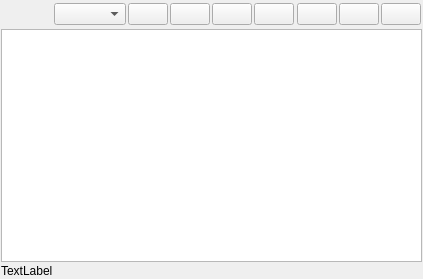
<ui version="4.0" >
 <class>QDBView</class>
 <widget class="QWidget" name="QDBView" >
  <property name="geometry" >
   <rect>
    <x>0</x>
    <y>0</y>
    <width>423</width>
    <height>279</height>
   </rect>
  </property>
  <property name="windowTitle" >
   <string>DB VIew</string>
  </property>
  <layout class="QVBoxLayout" name="verticalLayout" >
   <property name="spacing" >
    <number>2</number>
   </property>
   <property name="margin" >
    <number>1</number>
   </property>
   <item>
    <widget class="QWidget" native="1" name="panelFilterRefreshPrint" >
     <layout class="QHBoxLayout" name="horizontalLayout_2" >
      <property name="spacing" >
       <number>2</number>
      </property>
      <property name="margin" >
       <number>1</number>
      </property>
      <item>
       <widget class="QWidget" native="1" name="panelNavigation" >
        <layout class="QHBoxLayout" name="horizontalLayout" >
         <property name="spacing" >
          <number>2</number>
         </property>
         <property name="margin" >
          <number>1</number>
         </property>
         <item>
          <spacer name="horizontalSpacer" >
           <property name="orientation" >
            <enum>Qt::Horizontal</enum>
           </property>
           <property name="sizeHint" stdset="0" >
            <size>
             <width>40</width>
             <height>20</height>
            </size>
           </property>
          </spacer>
         </item>
         <item>
          <widget class="QComboBox" name="comboCant" />
         </item>
         <item>
          <widget class="QPushButton" name="pushFirst" >
           <property name="toolTip" >
            <string>Primera Página</string>
           </property>
           <property name="text" >
            <string/>
           </property>
           <property name="icon" >
            <iconset resource="../../data.qrc" >
             <normaloff>:/icons/res/go-first.png</normaloff>:/icons/res/go-first.png</iconset>
           </property>
           <property name="iconSize" >
            <size>
             <width>16</width>
             <height>16</height>
            </size>
           </property>
          </widget>
         </item>
         <item>
          <widget class="QPushButton" name="pushBack" >
           <property name="toolTip" >
            <string>Página anterior</string>
           </property>
           <property name="text" >
            <string/>
           </property>
           <property name="icon" >
            <iconset resource="../../data.qrc" >
             <normaloff>:/icons/res/go-previous.png</normaloff>:/icons/res/go-previous.png</iconset>
           </property>
           <property name="iconSize" >
            <size>
             <width>16</width>
             <height>16</height>
            </size>
           </property>
          </widget>
         </item>
         <item>
          <widget class="QPushButton" name="pushNext" >
           <property name="toolTip" >
            <string>Página siguiente</string>
           </property>
           <property name="text" >
            <string/>
           </property>
           <property name="icon" >
            <iconset resource="../../data.qrc" >
             <normaloff>:/icons/res/go-next.png</normaloff>:/icons/res/go-next.png</iconset>
           </property>
           <property name="iconSize" >
            <size>
             <width>16</width>
             <height>16</height>
            </size>
           </property>
          </widget>
         </item>
         <item>
          <widget class="QPushButton" name="pushLast" >
           <property name="toolTip" >
            <string>Última Página</string>
           </property>
           <property name="text" >
            <string/>
           </property>
           <property name="icon" >
            <iconset resource="../../data.qrc" >
             <normaloff>:/icons/res/go-last.png</normaloff>:/icons/res/go-last.png</iconset>
           </property>
           <property name="iconSize" >
            <size>
             <width>16</width>
             <height>16</height>
            </size>
           </property>
          </widget>
         </item>
        </layout>
       </widget>
      </item>
      <item>
       <widget class="QPushButton" name="pushRefresh" >
        <property name="toolTip" >
         <string>Refrescar</string>
        </property>
        <property name="text" >
         <string/>
        </property>
        <property name="icon" >
         <iconset resource="../../data.qrc" >
          <normaloff>:/icons/res/view-refresh.png</normaloff>:/icons/res/view-refresh.png</iconset>
        </property>
        <property name="iconSize" >
         <size>
          <width>16</width>
          <height>16</height>
         </size>
        </property>
       </widget>
      </item>
      <item>
       <widget class="QPushButton" name="pushFilter" >
        <property name="toolTip" >
         <string>Filtrar</string>
        </property>
        <property name="text" >
         <string/>
        </property>
        <property name="icon" >
         <iconset resource="../../data.qrc" >
          <normaloff>:/icons/res/edit-find.png</normaloff>:/icons/res/edit-find.png</iconset>
        </property>
        <property name="iconSize" >
         <size>
          <width>16</width>
          <height>16</height>
         </size>
        </property>
       </widget>
      </item>
      <item>
       <widget class="QPushButton" name="pushPrint" >
        <property name="toolTip" >
         <string>Imprimir listado</string>
        </property>
        <property name="text" >
         <string/>
        </property>
        <property name="icon" >
         <iconset resource="../../data.qrc" >
          <normaloff>:/icons/res/document-print.png</normaloff>:/icons/res/document-print.png</iconset>
        </property>
        <property name="iconSize" >
         <size>
          <width>16</width>
          <height>16</height>
         </size>
        </property>
       </widget>
      </item>
     </layout>
     <zorder>pushRefresh</zorder>
     <zorder>pushFilter</zorder>
     <zorder>pushPrint</zorder>
     <zorder>horizontalSpacer</zorder>
     <zorder>pushFirst</zorder>
     <zorder>pushBack</zorder>
     <zorder>pushNext</zorder>
     <zorder>pushLast</zorder>
     <zorder>panelNavigation</zorder>
    </widget>
   </item>
   <item>
    <widget class="ModelChangedTableView" name="tableView" />
   </item>
   <item>
    <widget class="QLabel" name="label" >
     <property name="text" >
      <string>TextLabel</string>
     </property>
    </widget>
   </item>
  </layout>
 </widget>
 <customwidgets>
  <customwidget>
   <class>ModelChangedTableView</class>
   <extends>QTableView</extends>
   <header>dbview</header>
  </customwidget>
 </customwidgets>
 <resources>
  <include location="../../data.qrc" />
 </resources>
 <connections/>
</ui>
